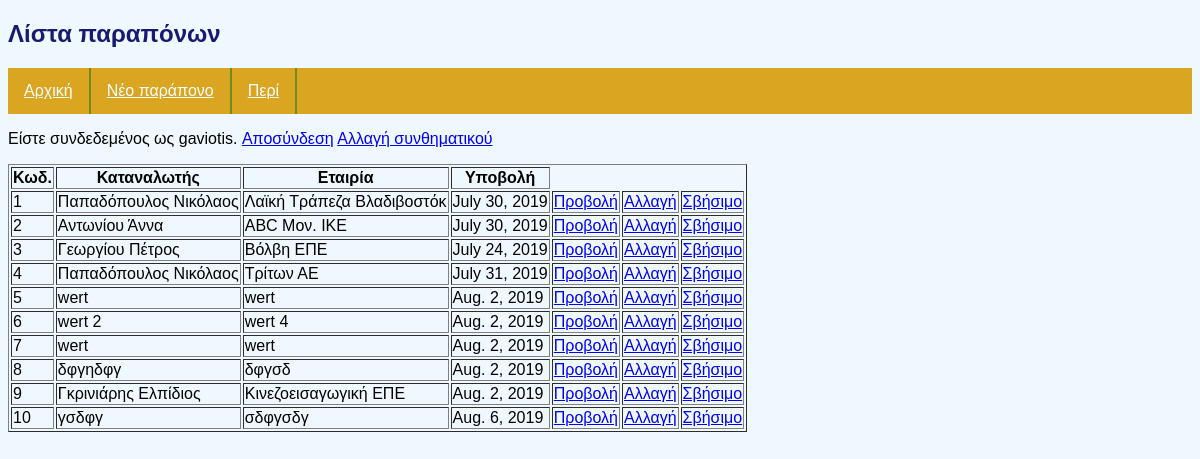
The app's page / (signed in) with its own data.
### dbapp/models.py (models this page shows, shortened)
class Parapono(models.Model):
    katanalotis = models.CharField(max_length=40, verbose_name='Καταναλωτής')
    etairia = models.CharField(max_length=60, verbose_name='Εταιρία')
    ypovoli = models.DateField(
        default=datetime.date.today, verbose_name='Ημ/νία υποβολής')
    prostimo = models.DecimalField(decimal_places=2, max_digits=10, null=True, blank=True,
                                   verbose_name='Επιβληθέν πρόστιμο')  # νέα διόρθωση
    armodios = models.CharField(
        max_length=20, default='Φλώρου Νίκη', verbose_name='Αρμόδιος')
    eisagogi = models.DateTimeField(auto_now_add=True)
    epitopios = models.BooleanField(verbose_name='Επιτόπιος έλεγχος')
    perigrafi = models.TextField(
        null=True, blank=True, verbose_name='Περιγραφή')  # νέα προσθήκη
    xristis = models.ForeignKey('auth.User', default=1, on_delete=models.CASCADE,
                                verbose_name='Χρήστης')  # νέα προσθήκη

### dbapp/views.py (the view)
# urls.py: path('',                  login_required(ArxikiView.as_view()),  name = 'arxikiSelida'),
class ArxikiView(ListView):
    model = Parapono
    template_name = 'arxiki.html'
    context_object_name = 'lista_paraponon'

### dbapp/templates/arxiki.html (shortened to what this page needs)
{% extends 'base.html' %}
{% block myHeader%}
Λίστα παραπόνων
{% endblock myHeader %}
{% block myArticle %}
<table border="1">
  <tr>
    <th> Κωδ. </th>
    <th> Καταναλωτής </th>
    <th> Εταιρία </th>
    <th> Υποβολή </th>
  </tr>
  {% for parapono in lista_paraponon %}
  <tr>
    <td> {{parapono.id }}           </td>
    <td> {{ parapono.katanalotis }} </td>
    <td> {{ parapono.etairia }}     </td>
    <td> {{ parapono.ypovoli }}     </td>
    <td> <a href="{% url 'ena_parSelida' parapono.id %}">Προβολή</a> </td>
    <td> <a href="{% url 'tro_parSelida' parapono.id %}">Αλλαγή </a> </td>
    <td> <a href="{% url 'svy_parSelida' parapono.id %}">Σβήσιμο </a> </td>
  </tr>
  {% endfor %}
</table>
{% endblock myArticle %}

### dbapp/templates/base.html (shortened to what this page needs)
{% load static %}
<!DOCTYPE html>
<html>
<head>
    <link href="{% static 'base.css' %}" rel="stylesheet">
</head>
<body>
    <header>
        <h2>
            {% block myHeader %}{% endblock myHeader %}
        </h2>
    </header>
    <nav>
        <a href="{% url 'arxikiSelida' %}">Αρχική</a>
        <a href="{% url 'neo_parSelida' %}">Νέο παράπονο</a>
        <a href="{% url 'periSelida' %}">Περί</a>
    </nav>
    {% if user.is_authenticated %}
        <p>Είστε συνδεδεμένος ως {{ user.username }}.
           <a href="{% url 'logout' %}">Αποσύνδεση</a>
           <a href="{% url 'password_change' %}">Αλλαγή συνθηματικού</a>
        </p>
    {% else %}
        <p>Δεν έχετε συνδεθεί.
          <a href="{% url 'login' %}">Σύνδεση χρήστη</a></p>
    {% endif %}
    <article>
        {% block myArticle %}
        {% endblock myArticle %}
    </article>
</body>
</html>

### static/base.css (style rules this page uses)
body { background-color: aliceblue; }
header h2 { color: midnightblue; }
nav { list-style-type: none; overflow: hidden; background-color: goldenrod; }
nav a { float: left; border-right: 2px solid olivedrab; display: block; color: white; text-align: center; padding: 14px 16px; }
body { font-family: Sans-serif; }

### records on screen
Parapono: id "1", katanalotis "Παπαδόπουλος Νικόλαος", etairia "Λαϊκή Τράπεζα Βλαδιβοστόκ", ypovoli "July 30, 2019"
Parapono: id "2", katanalotis "Αντωνίου Άννα", etairia "ABC Μον. ΙΚΕ", ypovoli "July 30, 2019"
Parapono: id "3", katanalotis "Γεωργίου Πέτρος", etairia "Βόλβη ΕΠΕ", ypovoli "July 24, 2019"
Parapono: id "4", katanalotis "Παπαδόπουλος Νικόλαος", etairia "Τρίτων ΑΕ", ypovoli "July 31, 2019"
Parapono: id "5", katanalotis "wert", etairia "wert", ypovoli "Aug. 2, 2019"
Parapono: id "6", katanalotis "wert 2", etairia "wert 4", ypovoli "Aug. 2, 2019"
Parapono: id "7", katanalotis "wert", etairia "wert", ypovoli "Aug. 2, 2019"
Parapono: id "8", katanalotis "δφγηδφγ", etairia "δφγσδ", ypovoli "Aug. 2, 2019"
Parapono: id "9", katanalotis "Γκρινιάρης Ελπίδιος", etairia "Κινεζοεισαγωγική ΕΠΕ", ypovoli "Aug. 2, 2019"
Parapono: id "10", katanalotis "γσδφγ", etairia "σδφγσδγ", ypovoli "Aug. 6, 2019"

### other values on screen
{{ user.username }} "gaviotis"
